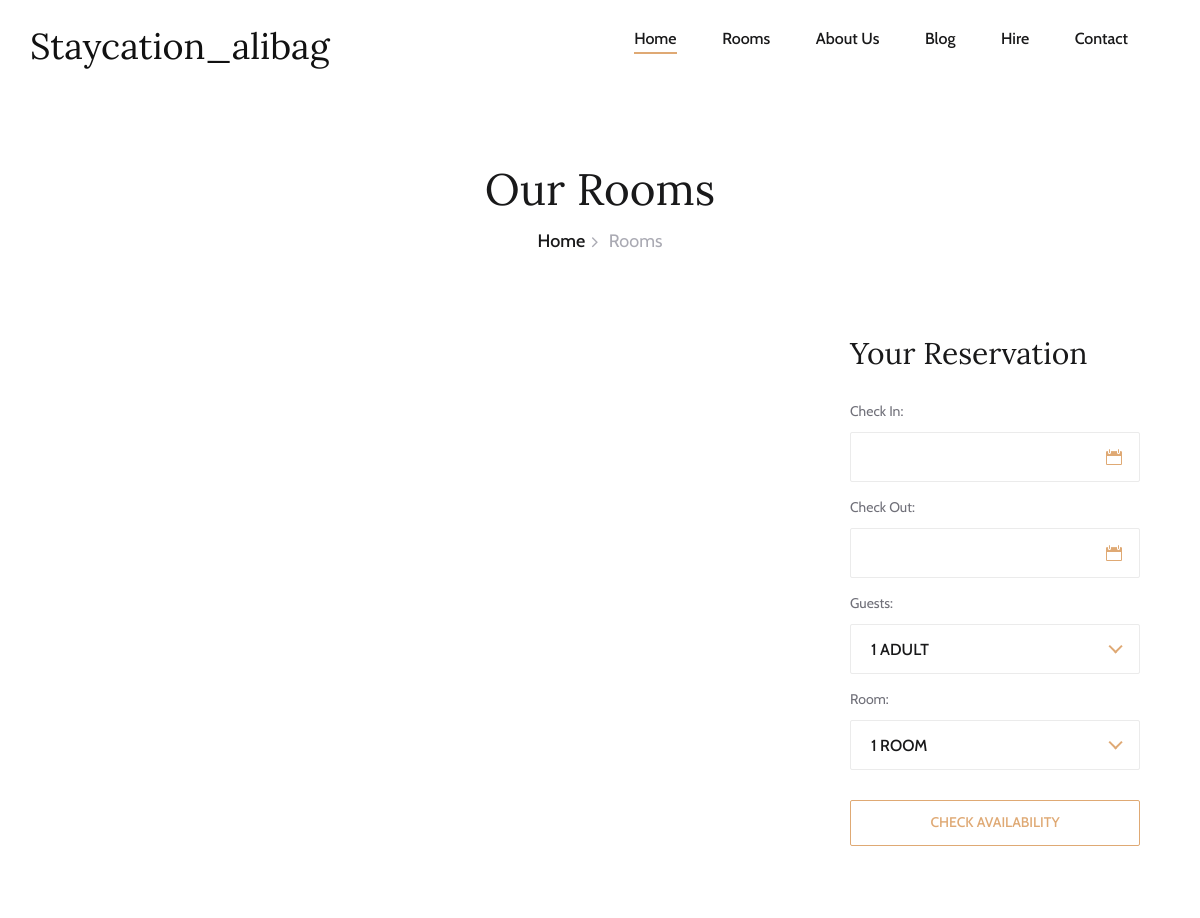
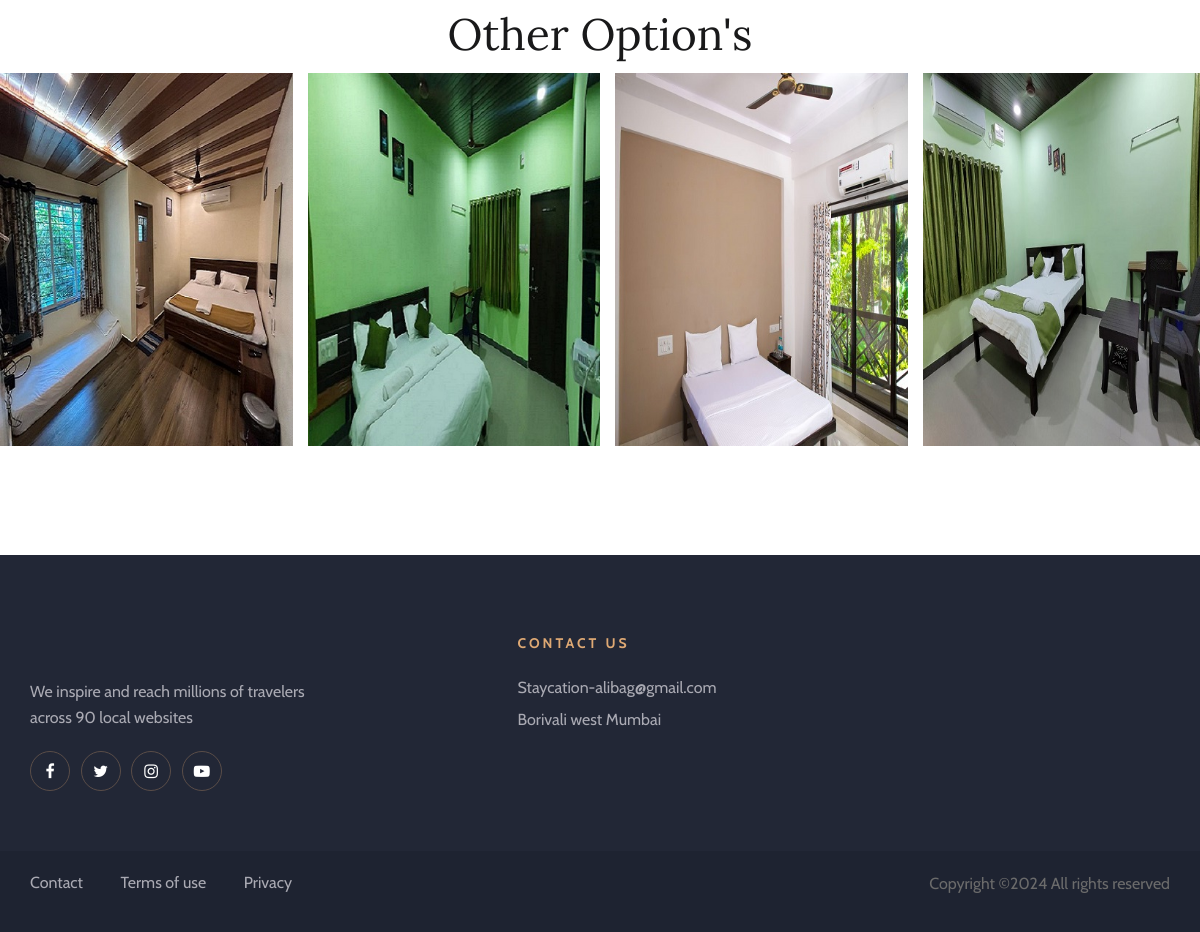
The app's page /rooms-details.php with its own data (2 pictures, top to bottom).
### tables this page shows
CREATE TABLE `rooms` (
  `id` int(11) NOT NULL,
  `head` varchar(100) NOT NULL,
  `fee` varchar(100) NOT NULL,
  `size` varchar(100) NOT NULL,
  `capacity` varchar(100) NOT NULL,
  `bed` varchar(100) NOT NULL,
  `services` varchar(100) NOT NULL,
  `img` varchar(50) NOT NULL,
  `room_detail_img` varchar(50) NOT NULL,
  `details` varchar(1000) NOT NULL
);

### rooms-details.php (the view, shortened to what this page needs)
<?php
include('admin/dbconnection.php');
?>
<!DOCTYPE html>
<html lang="zxx">
<head>
    <link rel="stylesheet" href="css/bootstrap.min.css" type="text/css">
    <link rel="stylesheet" href="css/font-awesome.min.css" type="text/css">
    <link rel="stylesheet" href="css/elegant-icons.css" type="text/css">
    <link rel="stylesheet" href="css/flaticon.css" type="text/css">
    <link rel="stylesheet" href="css/owl.carousel.min.css" type="text/css">
    <link rel="stylesheet" href="css/nice-select.css" type="text/css">
    <link rel="stylesheet" href="css/jquery-ui.min.css" type="text/css">
    <link rel="stylesheet" href="css/magnific-popup.css" type="text/css">
    <link rel="stylesheet" href="css/slicknav.min.css" type="text/css">
    <link rel="stylesheet" href="css/style.css" type="text/css">
</head>
<body>
    <header class="header-section">
        <div class="menu-item">
            <div class="container">
                <div class="row">
                    <div class="col-lg-2">
                        <div class="logo">
                            <a href="./index.php">
                                <h2>Staycation_alibag</h2>
                            </a>
                        </div>
                    </div>
                    <div class="col-lg-10">
                        <div class="nav-menu">
                            <nav class="mainmenu">
                                <ul>
                                    <li class="active"><a href="./index.php">Home</a></li>
                                    <li><a href="./rooms.php">Rooms</a></li>
                                    <li><a href="./about-us.php">About Us</a></li>
                                    <li><a href="./blog.php">Blog</a></li>
                                    <li><a href="./pages.php">Hire</a>
                                    </li>
                                    <li><a href="./contact.php">Contact</a></li>
                                </ul>
                            </nav>
                        </div>
                    </div>
                </div>
            </div>
        </div>
    </header>
    <div class="breadcrumb-section">
        <div class="container">
            <div class="row">
                <div class="col-lg-12">
                    <div class="breadcrumb-text">
                        <h2>Our Rooms</h2>
                        <div class="bt-option">
                            <a href="./home.php">Home</a>
                            <span>Rooms</span>
                        </div>
                    </div>
                </div>
            </div>
        </div>
    </div>
    <section class="room-details-section spad">
        <div class="container">
            <div class="row">
                <div class="col-lg-8">
                </div>
                <div class="col-lg-4">
                    <div class="room-booking">
                        <h3>Your Reservation</h3>
                        <form id="room-check-in-form">
                            <div class="check-date">
                                <label for="date-in">Check In:</label>
                                <input type="text" class="date-input" id="date-in" name="date-in">
                                <i class="icon_calendar"></i>
                            </div>
                            <div class="check-date">
                                <label for="date-out">Check Out:</label>
                                <input type="text" class="date-input" id="date-out" name="date-out">
                                <i class="icon_calendar"></i>
                            </div>
                            <div class="select-option">
                                <label for="guest">Guests:</label>
                            </div>
                            <div class="select-option">
                                <label for="room">Room:</label>
                            </div>
                            <button type="submit" name="submit" id="submit-btn">Check Availability</button>
                        </form>
                    </div>
                </div>
            </div>
        </div>
    </section>
    <?php
            $query = "SELECT * FROM rooms";
            $query_run = mysqli_query($con, $query);
            if (mysqli_num_rows($query_run) >0){ ?>
            <div class="container-fluid">
            <div class="hp-room-items">
            <div class="row">
            <div class="col-lg-12">
                    <div class="breadcrumb-text">
                        <h2>Other Option's</h2>
                    </div>
                </div>
            <?php foreach ($query_run as $row){
            ?>
                <div class="col-lg-3 col-md-6">
                <div class="hp-room-item"><img src="<?php echo $row['img'];?>" alt="">
            </div>
        </div>
	<?php } ?>
	</div>
    </div>
    </div>
    <?php } else {
	    echo "No record found";
    }
    ?>
    <footer class="footer-section">
        <div class="container">
            <div class="footer-text">
                <div class="row">
                    <div class="col-lg-4">
                        <div class="ft-about">
                            <div class="logo">
                            </div>
                            <p>We inspire and reach millions of travelers<br /> across 90 local websites</p>
                            <div class="fa-social">
                                <a href="#"><i class="fa fa-facebook"></i></a>
                                <a href="#"><i class="fa fa-twitter"></i></a>
                                <a href="#"><i class="fa fa-instagram"></i></a>
                                <a href="#"><i class="fa fa-youtube-play"></i></a>
                            </div>
                        </div>
                    </div>
                    <div class="col-lg-3 offset-lg-1">
                        <div class="ft-contact">
                            <h6>Contact Us</h6>
                            <ul>
                                <li>Staycation-alibag@gmail.com</li>
                                <li>Borivali west Mumbai</li>
                            </ul>
                        </div>
                    </div>
                </div>
            </div>
        </div>
        <div class="copyright-option">
            <div class="container">
                <div class="row">
                    <div class="col-lg-7">
                        <ul>
                            <li><a href="./contact.php">Contact</a></li>
                            <li><a href="#">Terms of use</a></li>
                            <li><a href="#">Privacy</a></li>
                        </ul>
                    </div>
                    <div class="col-lg-5">
                        <div class="co-text"><p>
  Copyright &copy;<script>document.write(new Date().getFullYear());</script> All rights reserved</a>
  </p></div>
                    </div>
                </div>
            </div>
        </div>
    </footer>
</body>
</html>

### records on screen
rooms: shows a picture
rooms: shows a picture
rooms: shows a picture
rooms: shows a picture
